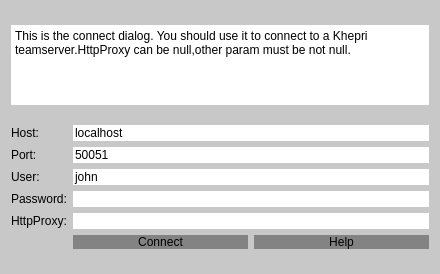
<?xml version="1.0" encoding="UTF-8"?>
<ui version="4.0">
 <class>Connect</class>
 <widget class="QWidget" name="Connect">
  <property name="geometry">
   <rect>
    <x>0</x>
    <y>0</y>
    <width>440</width>
    <height>274</height>
   </rect>
  </property>
  <property name="windowTitle">
   <string>Connect</string>
  </property>
  <property name="windowIcon">
   <iconset>
    <normaloff>:/logo/ico/log.ico</normaloff>:/logo/ico/log.ico</iconset>
  </property>
  <property name="styleSheet">
   <string notr="true">background-color: rgb(200, 200, 200);
border-color: rgb(0, 0, 0);
border:none;
</string>
  </property>
  <property name="locale">
   <locale language="English" country="UnitedStates"/>
  </property>
  <layout class="QGridLayout" name="gridLayout_2">
   <item row="0" column="0">
    <widget class="QPlainTextEdit" name="plainTextEdit">
     <property name="maximumSize">
      <size>
       <width>16777215</width>
       <height>80</height>
      </size>
     </property>
     <property name="styleSheet">
      <string notr="true">background-color: rgb(255, 255, 255);</string>
     </property>
     <property name="locale">
      <locale language="English" country="UnitedStates"/>
     </property>
     <property name="plainText">
      <string>This is the connect dialog. You should use it to connect to a Khepri teamserver.HttpProxy can be null,other param must be not null.</string>
     </property>
    </widget>
   </item>
   <item row="1" column="0">
    <layout class="QGridLayout" name="gridLayout">
     <item row="0" column="0">
      <widget class="QLabel" name="label">
       <property name="text">
        <string>Host:</string>
       </property>
      </widget>
     </item>
     <item row="1" column="0">
      <widget class="QLabel" name="label_2">
       <property name="text">
        <string>Port:</string>
       </property>
      </widget>
     </item>
     <item row="2" column="0">
      <widget class="QLabel" name="label_3">
       <property name="text">
        <string>User:</string>
       </property>
      </widget>
     </item>
     <item row="3" column="0">
      <widget class="QLabel" name="label_4">
       <property name="text">
        <string>Password:</string>
       </property>
      </widget>
     </item>
     <item row="4" column="2">
      <widget class="QLineEdit" name="httpProxyEdit">
       <property name="styleSheet">
        <string notr="true">background-color: rgb(255, 255, 255);</string>
       </property>
       <property name="locale">
        <locale language="English" country="UnitedStates"/>
       </property>
       <property name="inputMethodHints">
        <set>Qt::ImhNone</set>
       </property>
       <property name="text">
        <string/>
       </property>
       <property name="echoMode">
        <enum>QLineEdit::Normal</enum>
       </property>
      </widget>
     </item>
     <item row="5" column="2">
      <layout class="QHBoxLayout" name="horizontalLayout">
       <item>
        <widget class="QPushButton" name="connectBtn">
         <property name="styleSheet">
          <string notr="true">background-color: rgba(131, 131, 131,1);</string>
         </property>
         <property name="text">
          <string>Connect</string>
         </property>
         <property name="autoDefault">
          <bool>false</bool>
         </property>
         <property name="default">
          <bool>false</bool>
         </property>
         <property name="flat">
          <bool>false</bool>
         </property>
        </widget>
       </item>
       <item>
        <widget class="QPushButton" name="helpBtn">
         <property name="styleSheet">
          <string notr="true">background-color: rgba(131, 131, 131,1);</string>
         </property>
         <property name="text">
          <string>Help</string>
         </property>
        </widget>
       </item>
      </layout>
     </item>
     <item row="4" column="0">
      <widget class="QLabel" name="label_5">
       <property name="text">
        <string>HttpProxy:</string>
       </property>
      </widget>
     </item>
     <item row="3" column="2">
      <widget class="QLineEdit" name="passwordEdit">
       <property name="styleSheet">
        <string notr="true">background-color: rgb(255, 255, 255);</string>
       </property>
       <property name="locale">
        <locale language="English" country="UnitedStates"/>
       </property>
       <property name="text">
        <string/>
       </property>
       <property name="echoMode">
        <enum>QLineEdit::Password</enum>
       </property>
      </widget>
     </item>
     <item row="2" column="2">
      <widget class="QLineEdit" name="userEdit">
       <property name="styleSheet">
        <string notr="true">background-color: rgb(255, 255, 255);</string>
       </property>
       <property name="locale">
        <locale language="English" country="UnitedStates"/>
       </property>
       <property name="text">
        <string>john</string>
       </property>
      </widget>
     </item>
     <item row="1" column="2">
      <widget class="QLineEdit" name="portEdit">
       <property name="styleSheet">
        <string notr="true">background-color: rgb(255, 255, 255);</string>
       </property>
       <property name="locale">
        <locale language="English" country="UnitedStates"/>
       </property>
       <property name="text">
        <string>50051</string>
       </property>
      </widget>
     </item>
     <item row="0" column="2">
      <widget class="QLineEdit" name="hostEdit">
       <property name="styleSheet">
        <string notr="true">background-color: rgb(255, 255, 255);</string>
       </property>
       <property name="locale">
        <locale language="English" country="UnitedStates"/>
       </property>
       <property name="text">
        <string>localhost</string>
       </property>
      </widget>
     </item>
    </layout>
   </item>
  </layout>
 </widget>
 <resources>
  <include location="../res/client.qrc"/>
 </resources>
 <connections/>
</ui>
